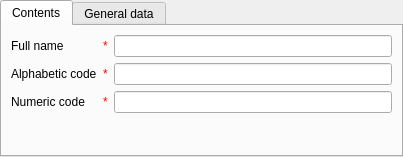
<?xml version="1.0" encoding="UTF-8"?>
<ui version="4.0">
 <class>currencyCardPage</class>
 <widget class="ma::chrono::CardPage" name="currencyCardPage">
  <property name="geometry">
   <rect>
    <x>0</x>
    <y>0</y>
    <width>403</width>
    <height>157</height>
   </rect>
  </property>
  <property name="windowTitle">
   <string> - Currency</string>
  </property>
  <layout class="QVBoxLayout" name="verticalLayout">
   <property name="margin">
    <number>0</number>
   </property>
   <item>
    <widget class="QTabWidget" name="tabWidget">
     <property name="currentIndex">
      <number>0</number>
     </property>
     <widget class="QWidget" name="contentsTab">
      <attribute name="title">
       <string>Contents</string>
      </attribute>
      <layout class="QGridLayout" name="gridLayout">
       <item row="1" column="1">
        <widget class="QLineEdit" name="fullNameEdit"/>
       </item>
       <item row="3" column="1">
        <widget class="QLineEdit" name="alphabeticCodeEdit"/>
       </item>
       <item row="5" column="1">
        <widget class="QLineEdit" name="numericCodeEdit"/>
       </item>
       <item row="7" column="0" colspan="2">
        <spacer name="verticalSpacer">
         <property name="orientation">
          <enum>Qt::Vertical</enum>
         </property>
         <property name="sizeHint" stdset="0">
          <size>
           <width>351</width>
           <height>0</height>
          </size>
         </property>
        </spacer>
       </item>
       <item row="1" column="0">
        <layout class="QHBoxLayout" name="horizontalLayout_5">
         <item>
          <widget class="QLabel" name="label_11">
           <property name="text">
            <string>Full name</string>
           </property>
          </widget>
         </item>
         <item>
          <widget class="QLabel" name="fullNameAsterikLabel">
           <property name="sizePolicy">
            <sizepolicy hsizetype="Maximum" vsizetype="Preferred">
             <horstretch>0</horstretch>
             <verstretch>0</verstretch>
            </sizepolicy>
           </property>
           <property name="toolTip">
            <string>required field</string>
           </property>
           <property name="text">
            <string>&lt;!DOCTYPE HTML PUBLIC &quot;-//W3C//DTD HTML 4.0//EN&quot; &quot;http://www.w3.org/TR/REC-html40/strict.dtd&quot;&gt;
&lt;html&gt;
&lt;head&gt;
&lt;meta name=&quot;qrichtext&quot; content=&quot;1&quot;/&gt;
&lt;/head&gt;
&lt;body&gt;
&lt;span style=&quot; color:red;&quot;&gt;*&lt;/span&gt;
&lt;/body&gt;
&lt;/html&gt;</string>
           </property>
          </widget>
         </item>
        </layout>
       </item>
       <item row="3" column="0">
        <layout class="QHBoxLayout" name="horizontalLayout_6">
         <item>
          <widget class="QLabel" name="label_2">
           <property name="text">
            <string>Alphabetic code</string>
           </property>
          </widget>
         </item>
         <item>
          <widget class="QLabel" name="alphabeticCodeAsterikLabel">
           <property name="sizePolicy">
            <sizepolicy hsizetype="Maximum" vsizetype="Preferred">
             <horstretch>0</horstretch>
             <verstretch>0</verstretch>
            </sizepolicy>
           </property>
           <property name="toolTip">
            <string>required field</string>
           </property>
           <property name="text">
            <string>&lt;!DOCTYPE HTML PUBLIC &quot;-//W3C//DTD HTML 4.0//EN&quot; &quot;http://www.w3.org/TR/REC-html40/strict.dtd&quot;&gt;
&lt;html&gt;
&lt;head&gt;
&lt;meta name=&quot;qrichtext&quot; content=&quot;1&quot;/&gt;
&lt;/head&gt;
&lt;body&gt;
&lt;span style=&quot; color:red;&quot;&gt;*&lt;/span&gt;
&lt;/body&gt;
&lt;/html&gt;</string>
           </property>
          </widget>
         </item>
        </layout>
       </item>
       <item row="5" column="0">
        <layout class="QHBoxLayout" name="horizontalLayout_7">
         <item>
          <widget class="QLabel" name="label_3">
           <property name="text">
            <string>Numeric code</string>
           </property>
          </widget>
         </item>
         <item>
          <widget class="QLabel" name="numericCodeAsterikLabel">
           <property name="sizePolicy">
            <sizepolicy hsizetype="Maximum" vsizetype="Preferred">
             <horstretch>0</horstretch>
             <verstretch>0</verstretch>
            </sizepolicy>
           </property>
           <property name="toolTip">
            <string>required field</string>
           </property>
           <property name="text">
            <string>&lt;!DOCTYPE HTML PUBLIC &quot;-//W3C//DTD HTML 4.0//EN&quot; &quot;http://www.w3.org/TR/REC-html40/strict.dtd&quot;&gt;
&lt;html&gt;
&lt;head&gt;
&lt;meta name=&quot;qrichtext&quot; content=&quot;1&quot;/&gt;
&lt;/head&gt;
&lt;body&gt;
&lt;span style=&quot; color:red;&quot;&gt;*&lt;/span&gt;
&lt;/body&gt;
&lt;/html&gt;</string>
           </property>
          </widget>
         </item>
        </layout>
       </item>
      </layout>
     </widget>
     <widget class="QWidget" name="generalTab">
      <attribute name="title">
       <string>General data</string>
      </attribute>
      <layout class="QGridLayout" name="gridLayout_2">
       <item row="0" column="0" colspan="2">
        <widget class="QLabel" name="label_9">
         <property name="text">
          <string>User, creator</string>
         </property>
        </widget>
       </item>
       <item row="0" column="2">
        <layout class="QHBoxLayout" name="horizontalLayout">
         <item>
          <widget class="QLineEdit" name="createUserEdit">
           <property name="readOnly">
            <bool>true</bool>
           </property>
          </widget>
         </item>
         <item>
          <widget class="QToolButton" name="createUserBtn">
           <property name="sizePolicy">
            <sizepolicy hsizetype="Fixed" vsizetype="Preferred">
             <horstretch>0</horstretch>
             <verstretch>0</verstretch>
            </sizepolicy>
           </property>
           <property name="text">
            <string>...</string>
           </property>
          </widget>
         </item>
        </layout>
       </item>
       <item row="1" column="0" colspan="2">
        <widget class="QLabel" name="label_8">
         <property name="text">
          <string>Time, created</string>
         </property>
        </widget>
       </item>
       <item row="1" column="2">
        <layout class="QHBoxLayout" name="horizontalLayout_2">
         <item>
          <widget class="QLineEdit" name="createTimeEdit">
           <property name="readOnly">
            <bool>true</bool>
           </property>
          </widget>
         </item>
        </layout>
       </item>
       <item row="2" column="0">
        <widget class="QLabel" name="label_7">
         <property name="text">
          <string>User, last update</string>
         </property>
        </widget>
       </item>
       <item row="2" column="2">
        <layout class="QHBoxLayout" name="horizontalLayout_3">
         <item>
          <widget class="QLineEdit" name="updateUserEdit">
           <property name="readOnly">
            <bool>true</bool>
           </property>
          </widget>
         </item>
         <item>
          <widget class="QToolButton" name="updateUserBtn">
           <property name="sizePolicy">
            <sizepolicy hsizetype="Fixed" vsizetype="Preferred">
             <horstretch>0</horstretch>
             <verstretch>0</verstretch>
            </sizepolicy>
           </property>
           <property name="text">
            <string>...</string>
           </property>
          </widget>
         </item>
        </layout>
       </item>
       <item row="3" column="0" colspan="2">
        <widget class="QLabel" name="label_10">
         <property name="text">
          <string>Time, last update</string>
         </property>
        </widget>
       </item>
       <item row="3" column="2">
        <layout class="QHBoxLayout" name="horizontalLayout_4">
         <item>
          <widget class="QLineEdit" name="updateTimeEdit">
           <property name="readOnly">
            <bool>true</bool>
           </property>
          </widget>
         </item>
        </layout>
       </item>
       <item row="4" column="0" colspan="3">
        <spacer name="verticalSpacer_2">
         <property name="orientation">
          <enum>Qt::Vertical</enum>
         </property>
         <property name="sizeHint" stdset="0">
          <size>
           <width>358</width>
           <height>42</height>
          </size>
         </property>
        </spacer>
       </item>
      </layout>
     </widget>
    </widget>
   </item>
  </layout>
 </widget>
 <customwidgets>
  <customwidget>
   <class>ma::chrono::CardPage</class>
   <extends>QWidget</extends>
   <header location="global">ma/chrono/cardpage.h</header>
   <container>1</container>
  </customwidget>
 </customwidgets>
 <tabstops>
  <tabstop>tabWidget</tabstop>
  <tabstop>fullNameEdit</tabstop>
  <tabstop>alphabeticCodeEdit</tabstop>
  <tabstop>numericCodeEdit</tabstop>
  <tabstop>createUserEdit</tabstop>
  <tabstop>createUserBtn</tabstop>
  <tabstop>createTimeEdit</tabstop>
  <tabstop>updateUserEdit</tabstop>
  <tabstop>updateUserBtn</tabstop>
  <tabstop>updateTimeEdit</tabstop>
 </tabstops>
 <resources/>
 <connections/>
</ui>
